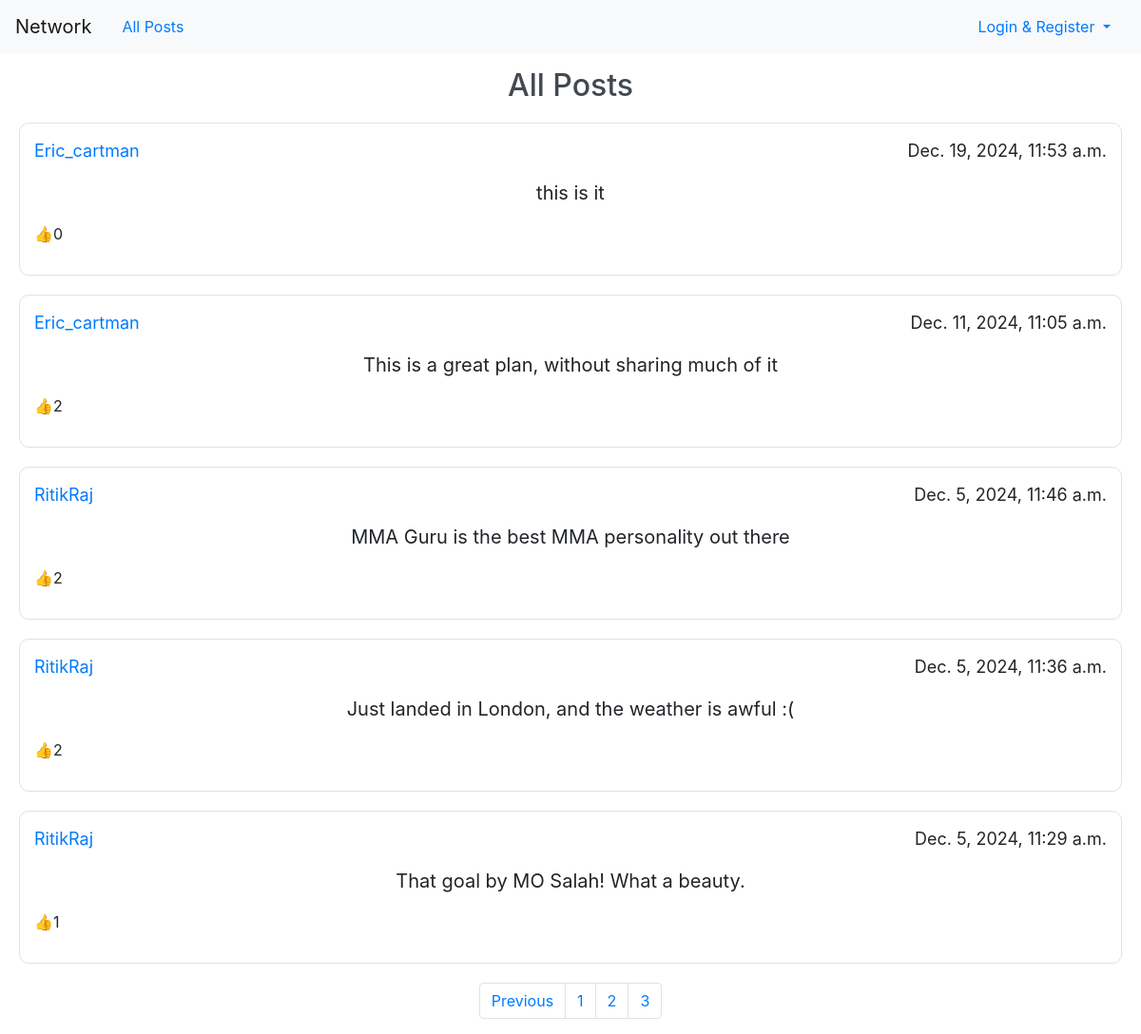
/?page=3, run on the app's committed database.
### network/models.py (models this page shows, shortened)
class Post(models.Model):
    post_content = models.CharField(max_length=300)
    author = models.ForeignKey(User, on_delete=models.CASCADE)
    posted_date = models.DateTimeField(default=datetime.now)
    likes = models.ManyToManyField(User, blank=True, related_name="liked")

class User(AbstractUser):
    user_pfp = models.URLField(max_length=5000 , blank=True)
    pass

### network/views.py (the view)
# urls.py: path("", views.index, name="index"),
@csrf_exempt
def index(request):
    if request.method == "GET":
        posts= Post.objects.all().order_by('-posted_date')
        liked_users={}
        for liked in posts:
            liked_users[liked.id] = [user.username for user in liked.likes.all()]
        posts, totalpage, pagelist= pagination(request, posts)
        return render(request, "network/index.html", {
            "posts":posts,
            "totalpage":totalpage,
            "pagelist":pagelist,
            "likedUsers":liked_users,
        })

### network/views.py (called while the page is built)
def pagination(request, data):
    paginator=Paginator(data, 10)
    page_number= request.GET.get('page')
    data= paginator.get_page(page_number)
    totalpages= data.paginator.num_pages
    pagelist=[n+1 for n in range(totalpages)]
    return (data, totalpages, pagelist)

### network/templates/network/index.html (shortened to what this page needs)
{% extends "network/layout.html" %}
{% load static %}
{% block body %}
    <h2>All Posts</h2>
{% endblock %}

### network/templates/network/layout.html (shortened to what this page needs)
{% load static %}
{% load custom_filters %}
<!DOCTYPE html>
<html lang="en">
    <head>
        <link rel="stylesheet" href="https://stackpath.bootstrapcdn.com/bootstrap/4.4.1/css/bootstrap.min.css">
        <link href="{% static 'network/styles.css' %}" rel="stylesheet">
    </head>
    <body>
        <nav class="navbar navbar-expand-lg navbar-light bg-light">
            <a class="navbar-brand" href="{% url 'index' %}">Network</a>
            <a class="nav-link" href="{% url 'index' %}">All Posts</a>
            <ul class='nav'>
                {% if user.is_authenticated %}
                    <li class="nav-item ms-auto dropdown">
                        <a class="nav-link dropdown-toggle" href="#" id="authDropdown" role="button" data-toggle="dropdown" aria-haspopup="true" aria-expanded="false">
                            Welcome, {{ request.user.username }}
                        </a>
                        <div class="dropdown-menu" aria-labelledby="authDropdown">
                            <a class="dropdown-item" href="{% url 'profile' name=user.username %}"><strong>{{ user.username }}</strong></a>
                            <a class="dropdown-item" href="{% url 'post' %}">Create New Post</a>
                            <a class="dropdown-item" href="{% url 'following'%}">Following</a>
                            <a class="dropdown-item" href="{% url 'logout' %}">Log Out</a>
                        </div>
                    </li>
                {% else %}
                    <li class="nav-item ms-auto dropdown">
                        <a class="nav-link dropdown-toggle" href="#" id="authDropdown" role="button" data-toggle="dropdown" aria-haspopup="true" aria-expanded="false">
                            Login & Register
                        </a>
                    </li>
                {% endif %}
            </ul>
        </nav>
        <div class="body">
            {% block body %}
            {% endblock %}
            {% if request.resolver_match.url_name in "profile following index" %}
                {% for post in posts %}
                    <div id='postID_{{post.id}}' class='post'>
                        <div id ='postUser'>
                            <p><a href= {% url 'profile' name=post.author%}>{{ post.author }}</a></p>
                            <p>{{ post.posted_date }}</p>
                        </div>
                        <div id='postContent'>
                            <p id='post_content_{{post.id}}'>{{ post.post_content }}</p>
                        </div>
                        <div id='likes'>
                            <p> &#128077 <p id='likeCount_{{post.id}}'>{{ post.likes.count }}</p></p>
                        </div>
                    </div>
                {% endfor %}
                <nav aria-label="Page navigation example">
                    <ul class="pagination justify-content-center">
                        {% if posts.has_previous %}
                            <li class="page-item">
                                <a class="page-link" href="?page={{posts.previous_page_number}}" tabindex="-1" aria-disabled="true">Previous</a>
                            </li>
                        {% endif %}
                        {% for n in pagelist%}
                            <li class="page-item"><a class="page-link" href="?page={{n}}">{{n}}</a></li>
                        {% endfor%}
                    </ul>
                </nav>
            {% endif %}
        </div>
    </body>
</html>

### network/static/network/styles.css (style rules this page uses)
.navbar { display:flex; margin-bottom:15px }
.nav { display: flex; flex-grow:1; justify-content: end; }
h2 { display:flex; margin: 10px 50px; color:#434952; justify-content: center; }
.post { border:1px solid #dfe1e5; display: flex; flex-direction: column; margin: 20px; padding: 15px; cursor: pointer; border-radius:10px; }
#postUser { display: flex; flex-direction: row; justify-content: space-between; font-size: 18px; }
#postContent { display: flex; font-size: 20px; white-space: pre-line; margin: none; justify-content: center; }
#likes { display: flex; flex-direction: row; }

### data on the page
Post: author "Eric_cartman", posted_date "Dec. 19, 2024, 11:53 a.m.", post_content "this is it", likes.count "0"
Post: author "Eric_cartman", posted_date "Dec. 11, 2024, 11:05 a.m.", post_content "This is a great plan, without sharing much of it", likes.count "2"
Post: author "RitikRaj", posted_date "Dec. 5, 2024, 11:46 a.m.", post_content "MMA Guru is the best MMA personality out there", likes.count "2"
Post: author "RitikRaj", posted_date "Dec. 5, 2024, 11:36 a.m.", post_content "Just landed in London, and the weather is awful :(", likes.count "2"
Post: author "RitikRaj", posted_date "Dec. 5, 2024, 11:29 a.m.", post_content "That goal by MO Salah! What a beauty.", likes.count "1"

### other printed values
{{ n }} "1" "2" "3"
